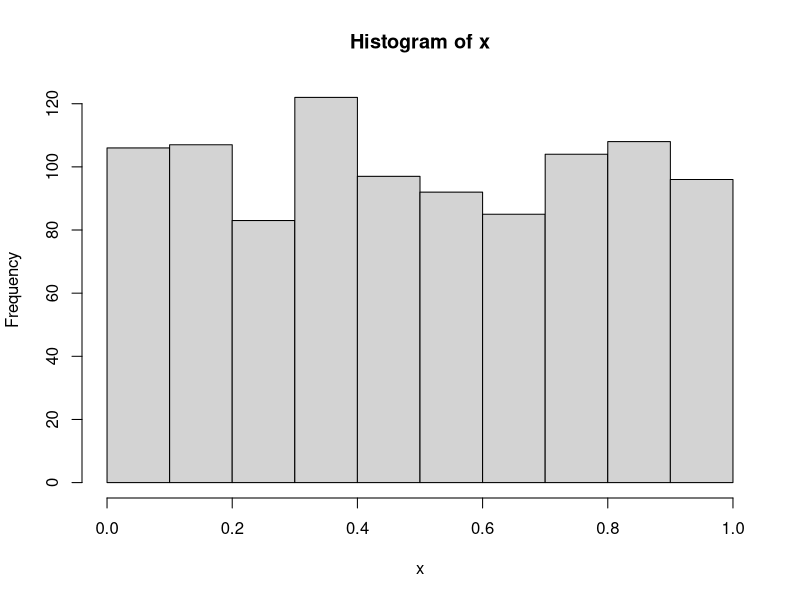
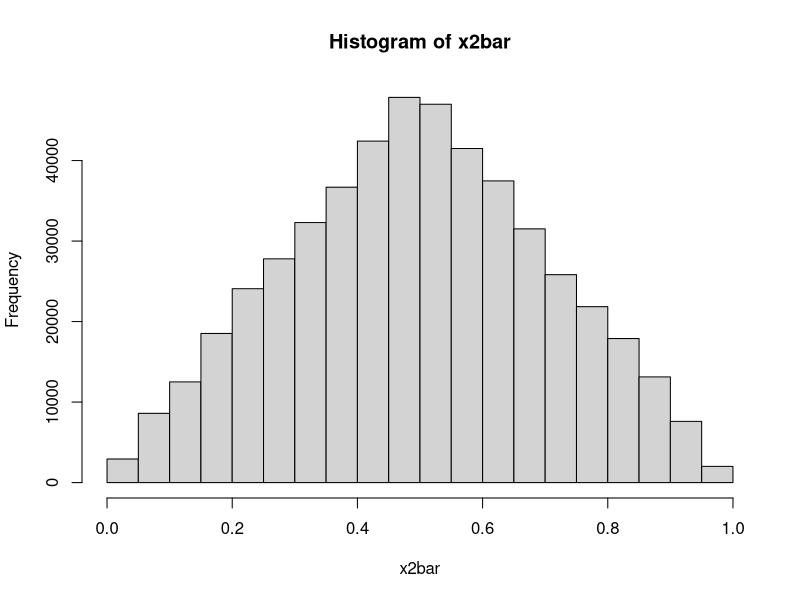

Generate these figures, in order, with R: (Note: this script raises an error after producing the figures.)
# population
N = 10^3
x = runif(N,0,1)
hist(x)
mu = mean(x)

# sample 
n = 2

s2 = combn(x,2)
x2bar = apply(s2,2,mean)
hist(x2bar)

s3 = combn(x,3)
x3bar = apply(s3,2,mean)
hist(x3bar)

debtdata = c(9430,7535,4078,5604,5179,4416,10676,1627,10112,6567,13627,18719,14661,7159,12195,11032,6525,5239,6195,12584,15415,15917,12591,9743,10324,7061,9071,6817,7917,9691,4353,8137,10544,9467,13659,12595,6245,11346,13021,12806,9719,4972,2200,11356,10746,7117,12744,9465,5742,19263,3603,11448,16804,8279,13479,5649,14044,11298,6845,3467,10493,6191,615,12851,13627,5337,12557,8372,6232,7445)

xbardebt = mean(debtdata)
sxbardebt  = sd(debtdata)

# using app
linf = xbardebt - 1.994 * sxbardebt/sqrt(70)
lsup = xbardebt + 1.994 * sxbardebt/sqrt(70)

#using R directly

linf = xbardebt + qt(0.025, df = 69) * sxbardebt/sqrt(70)
lsup = xbardebt + qt(1 - 0.025, df = 69) * sxbardebt/sqrt(70)

linf = 0.44 + qnorm(0.025,mean=0,sd=1) *sqrt(0.44*(1-0.44)/900)
lsup = 0.44 + qnorm(1-0.025,mean=0,sd=1) *sqrt(0.44*(1-0.44)/900)


# regression data
x = c(2,6,8,8,12,16,20,20,22,26)
y = c(58,105,88,118,117,137,157,169,149,202)

# coefficient estimation
b1 = sum( ( x - mean( x ) ) * (y - mean( y ) ) ) /
     sum( ( x - mean( x ) ) ^ 2)
b0 = mean( y ) - b1 * mean( x )

# regression line
fhat = b0 + b1 * x
xp = 10
yp = b0 + b1 * xp
plot(x, y, col = 8); 
lines(x, fhat, col = 4,lwd = 2);abline(h = yp, v = xp, lty =4)

# coefficient of determination
ssr = sum( (fhat - mean( y ) ) ^ 2 )
sst = sum( (y - mean( y ) ) ^ 2 )
sse = sum( ( y - fhat ) ^ 2 )
r2 = ssr / sst

# relation with correlation
cor(x, y)
( - 1 ) ^ ( b1 < 0) * sqrt( ssr / sst )

# ols in one line
ols = lm(y~x)
summary(ols)

# confidence interval
newx = seq(min(x),max(x),by = 0.05)
conf_interval = predict(ols, newdata = data.frame( x = newx ), 
	interval = "confidence", level = 0.95)

plot(x, y, col = 8 )
abline(ols, col = 2, lwd = 2)
lines(newx, conf_interval[ ,2 ], col = "pink", lty = 2, lwd=3)
lines(newx, conf_interval[ ,3 ], col = "pink", lty = 2, lwd=3)

# Prediction interval
pred_interval = predict(ols, newdata = data.frame( x = newx ), 
                interval = "predict", level = 0.95)

plot(x, y, col = 8 )
abline(ols, col = 2, lwd = 2)
lines(newx, conf_interval[ ,2 ], col = "pink", lty = 2, lwd = 3)
lines(newx, conf_interval[ ,3 ], col = "pink", lty = 2, lwd = 3)
lines(newx, pred_interval[ ,2 ], col = "darkgreen", lty = 2, lwd = 3)
lines(newx, pred_interval[ ,3 ], col = "darkgreen", lty = 2, lwd = 3)


